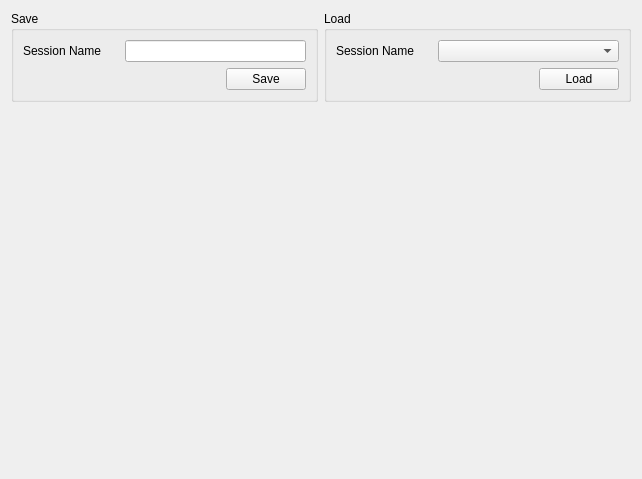
          <widget class="QWidget" name="tab_40">
           <attribute name="title">
            <string>Sessions</string>
           </attribute>
           <layout class="QGridLayout" name="gridLayout_110">
            <item row="0" column="0">
             <widget class="QGroupBox" name="groupBox_48">
              <property name="title">
               <string>Save</string>
              </property>
              <layout class="QGridLayout" name="gridLayout_111">
               <item row="0" column="0">
                <widget class="QLabel" name="label_112">
                 <property name="text">
                  <string>Session Name</string>
                 </property>
                </widget>
               </item>
               <item row="0" column="1" colspan="2">
                <widget class="QLineEdit" name="lineEdit_47"/>
               </item>
               <item row="1" column="0" colspan="2">
                <spacer name="horizontalSpacer_10">
                 <property name="orientation">
                  <enum>Qt::Horizontal</enum>
                 </property>
                 <property name="sizeHint" stdset="0">
                  <size>
                   <width>197</width>
                   <height>20</height>
                  </size>
                 </property>
                </spacer>
               </item>
               <item row="1" column="2">
                <widget class="QPushButton" name="pushButton_69">
                 <property name="text">
                  <string>Save</string>
                 </property>
                </widget>
               </item>
              </layout>
             </widget>
            </item>
            <item row="0" column="1">
             <widget class="QGroupBox" name="groupBox_49">
              <property name="title">
               <string>Load</string>
              </property>
              <layout class="QGridLayout" name="gridLayout_112">
               <item row="0" column="0">
                <widget class="QLabel" name="label_113">
                 <property name="text">
                  <string>Session Name</string>
                 </property>
                </widget>
               </item>
               <item row="0" column="1" colspan="2">
                <widget class="QComboBox" name="comboBox_21"/>
               </item>
               <item row="1" column="0" colspan="2">
                <spacer name="horizontalSpacer_11">
                 <property name="orientation">
                  <enum>Qt::Horizontal</enum>
                 </property>
                 <property name="sizeHint" stdset="0">
                  <size>
                   <width>197</width>
                   <height>20</height>
                  </size>
                 </property>
                </spacer>
               </item>
               <item row="1" column="2">
                <widget class="QPushButton" name="pushButton_70">
                 <property name="text">
                  <string>Load</string>
                 </property>
                </widget>
               </item>
              </layout>
             </widget>
            </item>
            <item row="1" column="0" colspan="2">
             <spacer name="verticalSpacer_16">
              <property name="orientation">
               <enum>Qt::Vertical</enum>
              </property>
              <property name="sizeHint" stdset="0">
               <size>
                <width>20</width>
                <height>366</height>
               </size>
              </property>
             </spacer>
            </item>
           </layout>
          </widget>
